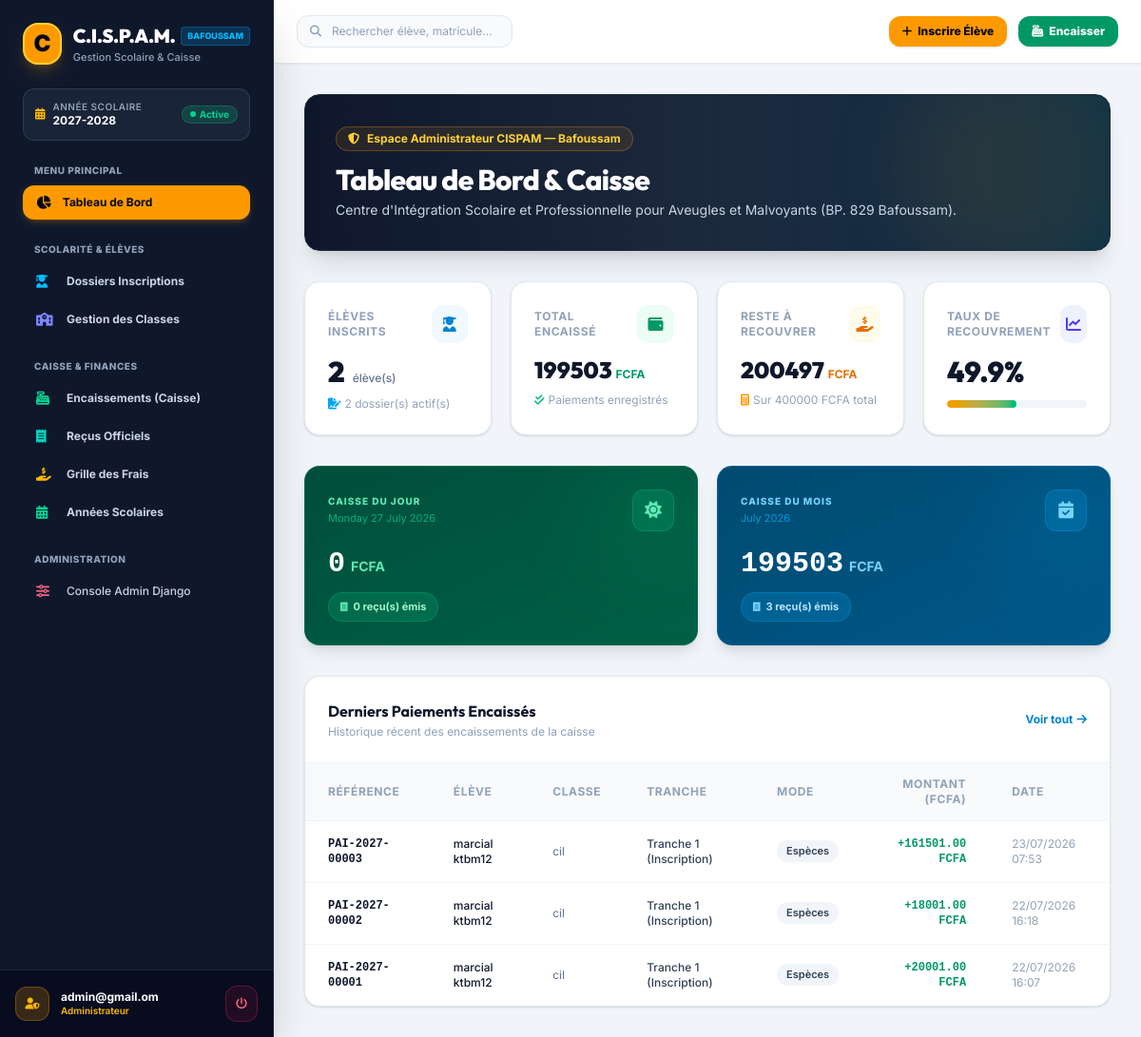
/ (signed in), run on an earlier commit of the app's database.
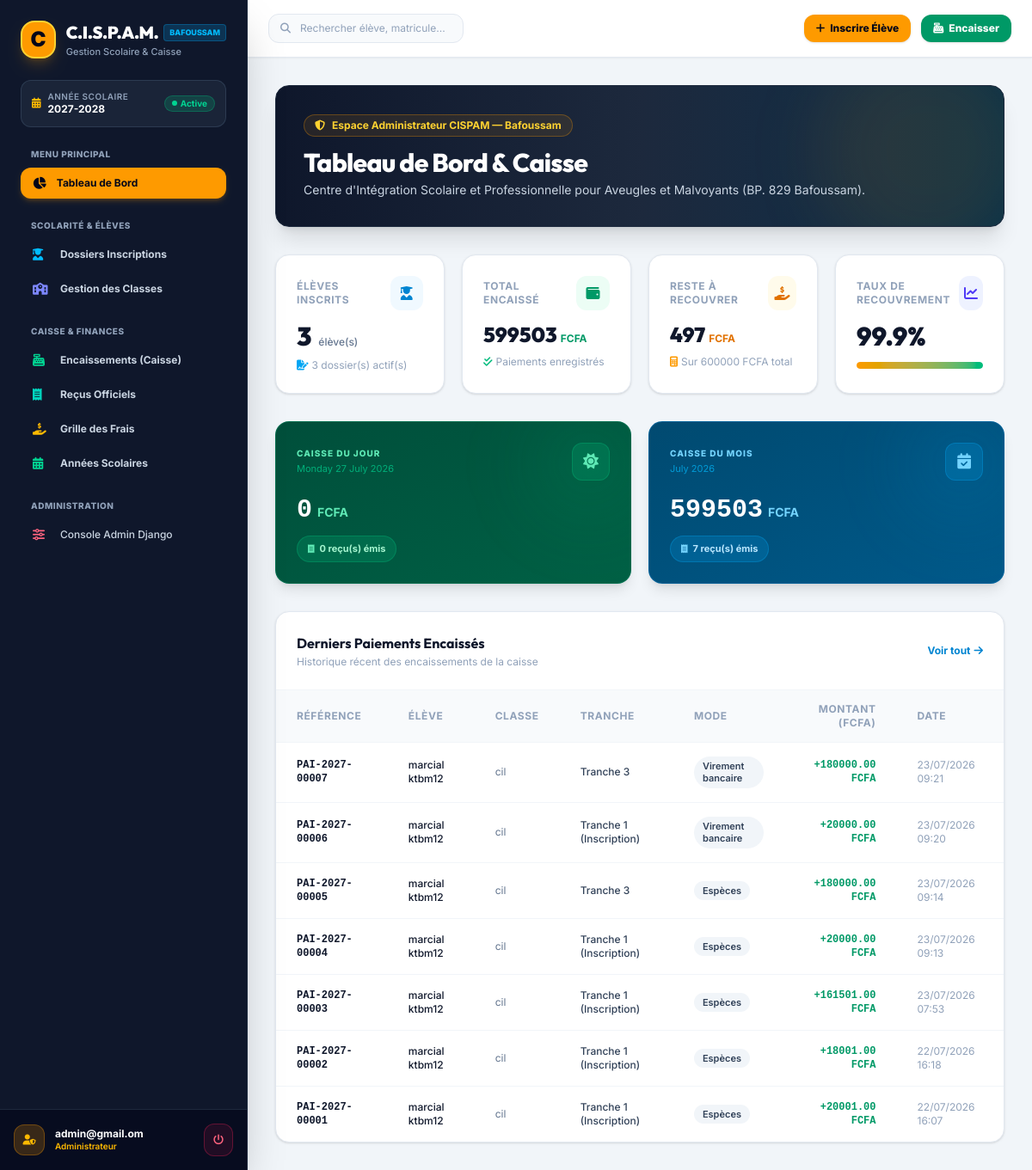
And on a later commit of the database.
### cispam/users/models.py (models this page shows, shortened)
class AutoSlugMixin:
    slug_source_field = 'name'

class OngBaseModel(models.Model):
    id = models.UUIDField(
        default=uuid.uuid4,
        primary_key=True,
        editable=False,
        unique=True,
        help_text=_("Identifiant UUID unique."),
    )
    created = models.DateTimeField(
        auto_now_add=True,
        db_index=True,
        help_text=_("Date de création."),
    )
    modified = models.DateTimeField(
        auto_now=True,
        help_text=_("Date de dernière modification."),
    )
    is_active = models.BooleanField(
        default=True,
        help_text=_("Indique si l'objet est actif."),
    )
    is_deleted = models.BooleanField(
        default=False,
        db_index=True,
        help_text=_("Suppression logique (soft delete)."),
    )
    metadata = models.JSONField(
        default=dict,
        blank=True,
        help_text=_("Métadonnées additionnelles au format JSON."),
    )
    objects = OngManager()
    all_objects = models.Manager()
    class Meta:
        abstract = True
        ordering = ['-created']

class Paiement(AutoSlugMixin, OngBaseModel):
    slug_source_field = 'reference'
    inscription = models.ForeignKey(
        Inscription,
        on_delete=models.PROTECT,
        related_name='paiements',
        help_text=_("Inscription concernée par le paiement."),
    )
    montant = models.DecimalField(
        max_digits=12,
        decimal_places=2,
        help_text=_("Montant versé."),
    )
    date_paiement = models.DateTimeField(
        auto_now_add=True,
        help_text=_("Date et heure du paiement."),
    )
    mode_paiement = models.CharField(
        max_length=20,
        choices=ModePaiementEnum.choices,
        default=ModePaiementEnum.ESPECES,
        help_text=_("Mode de paiement utilisé."),
    )
    reference_transaction = models.CharField(
        max_length=100,
        blank=True,
        help_text=_("Référence externe : n° chèque, référence virement, ID mobile money..."),
    )
    tranche = models.CharField(
        max_length=20,
        choices=TrancheEnum.choices,
        default=TrancheEnum.TRANCHE_1,
        help_text=_("Tranche concernée par ce paiement."),
    )
    operateur = models.CharField(
        max_length=100,
        blank=True,
        help_text=_("Nom de l'utilisateur qui a encaissé le paiement."),
    )
    remarques = models.TextField(
        blank=True,
        help_text=_("Remarques sur le paiement."),
    )
    reference = models.CharField(
        max_length=30,
        unique=True,
        db_index=True,
        blank=True,
        help_text=_("Référence unique du paiement, ex: PAI-2025-00001."),
    )
    slug = models.SlugField(
        max_length=255,
        unique=True,
        blank=True,
        help_text=_("Slug unique du paiement."),
    )
    class Meta:
        verbose_name = _("Paiement")
        verbose_name_plural = _("Paiements")
        ordering = ['-date_paiement']

class Inscription(AutoSlugMixin, OngBaseModel):
    slug_source_field = 'reference'
    eleve = models.ForeignKey(
        Eleve,
        on_delete=models.PROTECT,
        related_name='inscriptions',
        help_text=_("Élève inscrit."),
    )
    classe = models.ForeignKey(
        Classe,
        on_delete=models.PROTECT,
        related_name='inscriptions',
        help_text=_("Classe d'inscription."),
    )
    annee_scolaire = models.ForeignKey(
        AnneeScolaire,
        on_delete=models.PROTECT,
        related_name='inscriptions',
        help_text=_("Année scolaire de l'inscription."),
    )
    date_inscription = models.DateField(
        auto_now_add=True,
        help_text=_("Date de l'inscription."),
    )
    type_inscription = models.CharField(
        max_length=20,
        choices=TypeInscriptionEnum.choices,
        default=TypeInscriptionEnum.NOUVELLE,
        help_text=_("Type d'inscription."),
    )
    statut = models.CharField(
        max_length=20,
        choices=StatutInscriptionEnum.choices,
        default=StatutInscriptionEnum.EN_COURS,
        help_text=_("Statut actuel de l'inscription."),
    )
    frais_total = models.DecimalField(
        max_digits=12,
        decimal_places=2,
        default=0,
        help_text=_("Montant total des frais de scolarité fixé à l'inscription."),
    )
    remarques = models.TextField(
        blank=True,
        help_text=_("Remarques ou notes sur l'inscription."),
    )
    reference = models.CharField(
        max_length=30,
        unique=True,
        db_index=True,
        blank=True,
        help_text=_("Référence unique de l'inscription, ex: INS-2025-00001."),
    )
    slug = models.SlugField(
        max_length=255,
        unique=True,
        blank=True,
        help_text=_("Slug unique de l'inscription."),
    )
    class Meta:
        verbose_name = _("Inscription")
        verbose_name_plural = _("Inscriptions")
        ordering = ['-date_inscription']
        unique_together = ['eleve', 'annee_scolaire']

class Eleve(AutoSlugMixin, OngBaseModel):
    slug_source_field = 'nom_complet'
    matricule = models.CharField(
        max_length=20,
        unique=True,
        db_index=True,
        help_text=_("Matricule unique de l'élève, ex: ECO-2025-00042."),
    )
    nom = models.CharField(
        max_length=100,
        help_text=_("Nom de famille de l'élève."),
    )
    prenom = models.CharField(
        max_length=100,
        help_text=_("Prénom(s) de l'élève."),
    )
    date_naissance = models.DateField(
        help_text=_("Date de naissance de l'élève."),
    )
    sexe = models.CharField(
        max_length=1,
        choices=SexeEnum.choices,
        help_text=_("Sexe de l'élève."),
    )
    lieu_naissance = models.CharField(
        max_length=100,
        blank=True,
        help_text=_("Lieu de naissance."),
    )
    nationalite = models.CharField(
        max_length=50,
        default="Ivoirienne",
        blank=True,
        help_text=_("Nationalité de l'élève."),
    )
    photo = models.ImageField(
        upload_to=eleve_photo_path,
        blank=True,
        null=True,
        help_text=_("Photo d'identité de l'élève."),
    )
    adresse = models.TextField(
        blank=True,
        help_text=_("Adresse de résidence de l'élève."),
    )
    date_premiere_inscription = models.DateField(
        auto_now_add=True,
        help_text=_("Date de la première inscription dans l'établissement."),
    )
    slug = models.SlugField(
        max_length=255,
        unique=True,
        blank=True,
        help_text=_("Slug unique de l'élève."),
    )
    class Meta:
        verbose_name = _("Élève")
        verbose_name_plural = _("Élèves")
        ordering = ['nom', 'prenom']
    @property
    def nom_complet(self):
        return f"{self.prenom} {self.nom}"

class Classe(AutoSlugMixin, OngBaseModel):
    slug_source_field = 'nom'
    nom = models.CharField(
        max_length=50,
        help_text=_("Nom de la classe, ex: Petite Section, CP, CM2."),
    )
    niveau = models.ForeignKey(
        Niveau,
        on_delete=models.PROTECT,
        related_name='classes',
        help_text=_("Niveau scolaire de la classe."),
    )
    capacite_max = models.PositiveSmallIntegerField(
        default=30,
        help_text=_("Capacité maximale d'élèves dans cette classe."),
    )
    description = models.TextField(
        blank=True,
        help_text=_("Description ou informations complémentaires."),
    )
    slug = models.SlugField(
        max_length=255,
        unique=True,
        blank=True,
        help_text=_("Slug unique de la classe."),
    )
    class Meta:
        verbose_name = _("Classe")
        verbose_name_plural = _("Classes")
        ordering = ['niveau__ordre', 'nom']
        unique_together = ['nom', 'niveau']

### cispam/users/views.py (the view)
class DashboardView(LoginRequiredMixin, TemplateView):
    template_name = "dashboard.html"
    def get_context_data(self, **kwargs):
        context = super().get_context_data(**kwargs)
        from django.db.models import Sum
        from django.utils import timezone
        from cispam.users.models import AnneeScolaire, Eleve, Inscription, Paiement, Recu
        try:
            annee = AnneeScolaire.objects.get(est_active=True)
        except AnneeScolaire.DoesNotExist:
            annee = None
        total_eleves = Eleve.objects.filter(is_deleted=False).count()
        total_inscriptions = Inscription.objects.filter(is_deleted=False).count()
        paiements = Paiement.objects.filter(is_deleted=False)
        total_paye = paiements.aggregate(total=Sum("montant"))["total"] or 0
        inscriptions = Inscription.objects.filter(is_deleted=False)
        total_frais = inscriptions.aggregate(total=Sum("frais_total"))["total"] or 0
        total_solde = total_frais - total_paye
        taux_recouvrement = round((total_paye / total_frais * 100), 1) if total_frais > 0 else 0
        now = timezone.localdate()
        paiements_jour = paiements.filter(date_paiement__date=now)
        paiements_mois = paiements.filter(
            date_paiement__year=now.year,
            date_paiement__month=now.month,
        )
        total_encaisse_jour = paiements_jour.aggregate(t=Sum("montant"))["t"] or 0
        total_encaisse_mois = paiements_mois.aggregate(t=Sum("montant"))["t"] or 0
        nb_recus_jour = Recu.objects.filter(created__date=now).count()
        nb_recus_mois = Recu.objects.filter(
            created__year=now.year,
            created__month=now.month,
        ).count()
        context.update({
            "annee_active": annee,
            "total_eleves": total_eleves,
            "total_inscriptions": total_inscriptions,
            "total_frais": total_frais,
            "total_paye": total_paye,
            "total_solde": total_solde,
            "taux_recouvrement": taux_recouvrement,
            "derniers_paiements": paiements.select_related("inscription__eleve", "inscription__classe").order_by("-date_paiement")[:8],
            "derniere_inscriptions": inscriptions.select_related("eleve", "classe")[:5],
            "total_encaisse_jour": total_encaisse_jour,
            "total_encaisse_mois": total_encaisse_mois,
            "nb_recus_jour": nb_recus_jour,
            "nb_recus_mois": nb_recus_mois,
            "date_aujourd_hui": now,
        })
        return context

### cispam/templates/dashboard.html (shortened to what the changed rows need)
{% extends "base.html" %}
{% load static i18n %}
{% block body %}
<div class="min-h-screen bg-slate-100 flex font-sans antialiased text-slate-800">
  {% include "includes/sidebar.html" %}
  <div class="flex-1 flex flex-col min-w-0 overflow-y-auto">
    <main class="p-6 sm:p-8 space-y-8 max-w-7xl w-full mx-auto">
      <div class="rounded-2xl bg-gradient-to-r from-slate-900 via-slate-800 to-sky-950 p-6 sm:p-8 text-white shadow-xl relative overflow-hidden border border-slate-800">
        <div class="relative z-10 flex flex-col md:flex-row md:items-center justify-between gap-6">
          <div>
            <h2 class="text-2xl sm:text-3xl font-extrabold font-display tracking-tight text-white">
              Tableau de Bord & Caisse
            </h2>
          </div>
        </div>
      </div>
      <div class="grid grid-cols-1 sm:grid-cols-2 lg:grid-cols-4 gap-5">
        <div class="bg-white rounded-2xl p-6 shadow-sm border border-slate-200 hover:shadow-md transition">
          <div class="flex items-baseline gap-2">
            <span class="text-3xl font-black text-slate-900 font-display">{{ total_eleves }}</span>
            <span class="text-xs text-slate-500 font-medium">élève(s)</span>
          </div>
          <p class="text-xs text-slate-400 mt-2 flex items-center gap-1">
            <i class="fas fa-file-signature text-sky-500"></i>
            <span>{{ total_inscriptions }} dossier(s) actif(s)</span>
          </p>
        </div>
        <div class="bg-white rounded-2xl p-6 shadow-sm border border-slate-200 hover:shadow-md transition">
          <div class="flex items-baseline gap-1">
            <span class="text-2xl font-black text-slate-900 font-display">{{ total_paye|default:"0" }}</span>
            <span class="text-xs font-bold text-emerald-600">FCFA</span>
          </div>
        </div>
        <div class="bg-white rounded-2xl p-6 shadow-sm border border-slate-200 hover:shadow-md transition">
          <div class="flex items-baseline gap-1">
            <span class="text-2xl font-black text-slate-900 font-display">{{ total_solde|default:"0" }}</span>
            <span class="text-xs font-bold text-amber-600">FCFA</span>
          </div>
          <p class="text-xs text-slate-400 mt-2 flex items-center gap-1">
            <i class="fas fa-calculator text-amber-500"></i>
            <span>Sur {{ total_frais|default:"0" }} FCFA total</span>
          </p>
        </div>
        <div class="bg-white rounded-2xl p-6 shadow-sm border border-slate-200 hover:shadow-md transition">
          <div class="flex items-baseline gap-1">
            <span class="text-3xl font-black text-slate-900 font-display">{{ taux_recouvrement }}%</span>
          </div>
          <div class="w-full bg-slate-100 rounded-full h-2 mt-3 overflow-hidden">
            <div class="bg-gradient-to-r from-amber-500 to-emerald-500 h-2 rounded-full transition-all duration-500" style="width: {{ taux_recouvrement }}%"></div>
          </div>
        </div>
      </div>
      <div class="grid grid-cols-1 sm:grid-cols-2 gap-5">
        <div class="relative bg-gradient-to-br from-sky-900 to-sky-800 rounded-2xl p-6 shadow-lg border border-sky-700/60 overflow-hidden">
          <div class="relative z-10">
            <div class="flex items-baseline gap-1.5 mb-3">
              <span class="text-3xl font-black text-white font-mono">{{ total_encaisse_mois|default:"0" }}</span>
              <span class="text-sm font-bold text-sky-300">FCFA</span>
            </div>
            <div class="flex items-center gap-3">
              <div class="flex items-center gap-1.5 px-3 py-1.5 rounded-full bg-sky-500/20 border border-sky-500/30">
                <i class="fas fa-receipt text-sky-300 text-[10px]"></i>
                <span class="text-[11px] font-bold text-sky-200">{{ nb_recus_mois }} reçu(s) émis</span>
              </div>
            </div>
          </div>
        </div>
      </div>
      <div class="bg-white rounded-2xl shadow-sm border border-slate-200 overflow-hidden">
        <div class="overflow-x-auto">
          <table class="w-full text-left text-xs">
            <thead class="bg-slate-50 border-b border-slate-100 text-slate-400 uppercase tracking-wider font-semibold">
              <tr>
                <th class="py-3.5 px-6">Référence</th>
                <th class="py-3.5 px-6">Élève</th>
                <th class="py-3.5 px-6">Classe</th>
                <th class="py-3.5 px-6">Tranche</th>
                <th class="py-3.5 px-6">Mode</th>
                <th class="py-3.5 px-6 text-right">Montant (FCFA)</th>
                <th class="py-3.5 px-6">Date</th>
              </tr>
            </thead>
            <tbody class="divide-y divide-slate-100 text-slate-700">
              {% for paiement in derniers_paiements %}
                <tr class="hover:bg-slate-50/80 transition">
                  <td class="py-4 px-6 font-mono font-bold text-slate-900">
                    {{ paiement.reference }}
                  </td>
                  <td class="py-4 px-6 font-medium text-slate-900">
                    {{ paiement.inscription.eleve.nom_complet }}
                  </td>
                  <td class="py-4 px-6 text-slate-500">
                    {{ paiement.inscription.classe.nom }}
                  </td>
                  <td class="py-4 px-6 font-medium">
                    {{ paiement.get_tranche_display }}
                  </td>
                  <td class="py-4 px-6">
                    <span class="inline-flex items-center px-2.5 py-1 rounded-full text-[11px] font-semibold bg-slate-100 text-slate-700">
                      {{ paiement.get_mode_paiement_display }}
                    </span>
                  </td>
                  <td class="py-4 px-6 text-right font-black text-emerald-600 font-mono">
                    +{{ paiement.montant }} FCFA
                  </td>
                  <td class="py-4 px-6 text-slate-400">
                    {{ paiement.date_paiement|date:"d/m/Y H:i" }}
                  </td>
                </tr>
              {% endfor %}
            </tbody>
          </table>
        </div>
      </div>
    </main>
  </div>
</div>
{% endblock body %}

What changed in the data, as far as the page shows it:
added Paiement: reference "PAI-2027-00007", inscription.eleve.nom_complet "marcial ktbm12", inscription.classe.nom "cil", tranche "Tranche 3", mode_paiement "Virement bancaire", montant "180000.00", date_paiement "23/07/2026 09:21"
added Paiement: reference "PAI-2027-00006", inscription.eleve.nom_complet "marcial ktbm12", inscription.classe.nom "cil", tranche "Tranche 1 (Inscription)", mode_paiement "Virement bancaire", montant "20000.00", date_paiement "23/07/2026 09:20"
added Paiement: reference "PAI-2027-00005", inscription.eleve.nom_complet "marcial ktbm12", inscription.classe.nom "cil", tranche "Tranche 3", mode_paiement "Espèces", montant "180000.00", date_paiement "23/07/2026 09:14"
added Paiement: reference "PAI-2027-00004", inscription.eleve.nom_complet "marcial ktbm12", inscription.classe.nom "cil", tranche "Tranche 1 (Inscription)", mode_paiement "Espèces", montant "20000.00", date_paiement "23/07/2026 09:13"
Also different on the page:
{{ total_eleves }}: "2" → "3"
{{ total_inscriptions }}: "2" → "3"
{{ total_paye|default:"0" }}: "199503" → "599503"
{{ total_solde|default:"0" }}: "200497" → "497"
{{ total_frais|default:"0" }}: "400000" → "600000"
{{ taux_recouvrement }}: "49.9" → "99.9"
{{ taux_recouvrement }}: 49.9 → 99.9 (drawn)
{{ total_encaisse_mois|default:"0" }}: "199503" → "599503"
{{ nb_recus_mois }}: "3" → "7"
